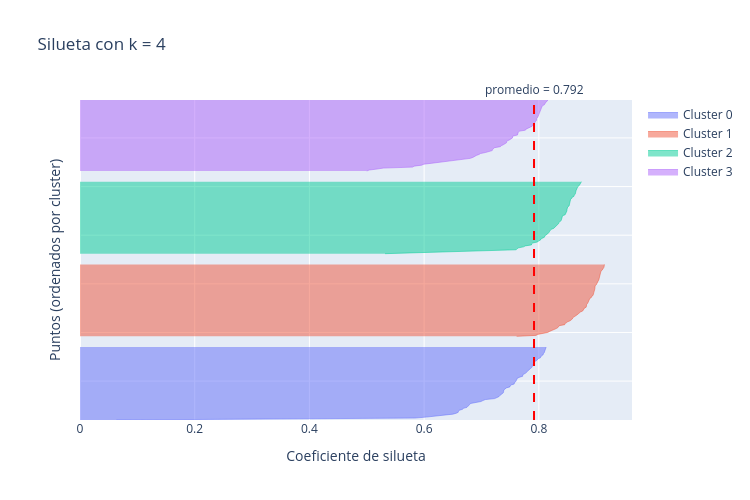
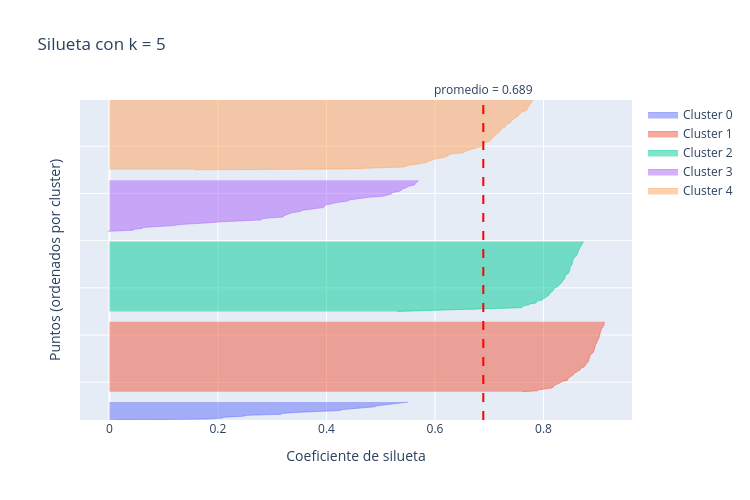

Notebook code for these charts, in order:
### Markdown cell above
✅ **Qué observar:**
- **Codo:** la inercia cae de 9,416 (k=2) a 2,110 (k=3) y a **565 (k=4)**; después apenas baja (512 con k=5). El codo está en **k = 4**.
- La **silhouette** también es máxima en **k = 4** (**0.792**): codo y silhouette **coinciden**.
- Aquí todo cuadra porque los datos son de juguete. En el caso Mall verás que las señales **no siempre** son tan claras.

### La gráfica de silueta: el promedio no lo es todo
El silhouette promedio resume en un número; la **gráfica de silueta** muestra el valor de **cada punto**, agrupado por cluster. Comparemos k = 4 con k = 5:

### Code cell
plot_silueta(X_blobs, kmeans_blobs.labels_, title='Silueta con k = 4')

kmeans_blobs_5 = KMeans(n_clusters=5, n_init=10, random_state=42).fit(X_blobs)
plot_silueta(X_blobs, kmeans_blobs_5.labels_, title='Silueta con k = 5')
